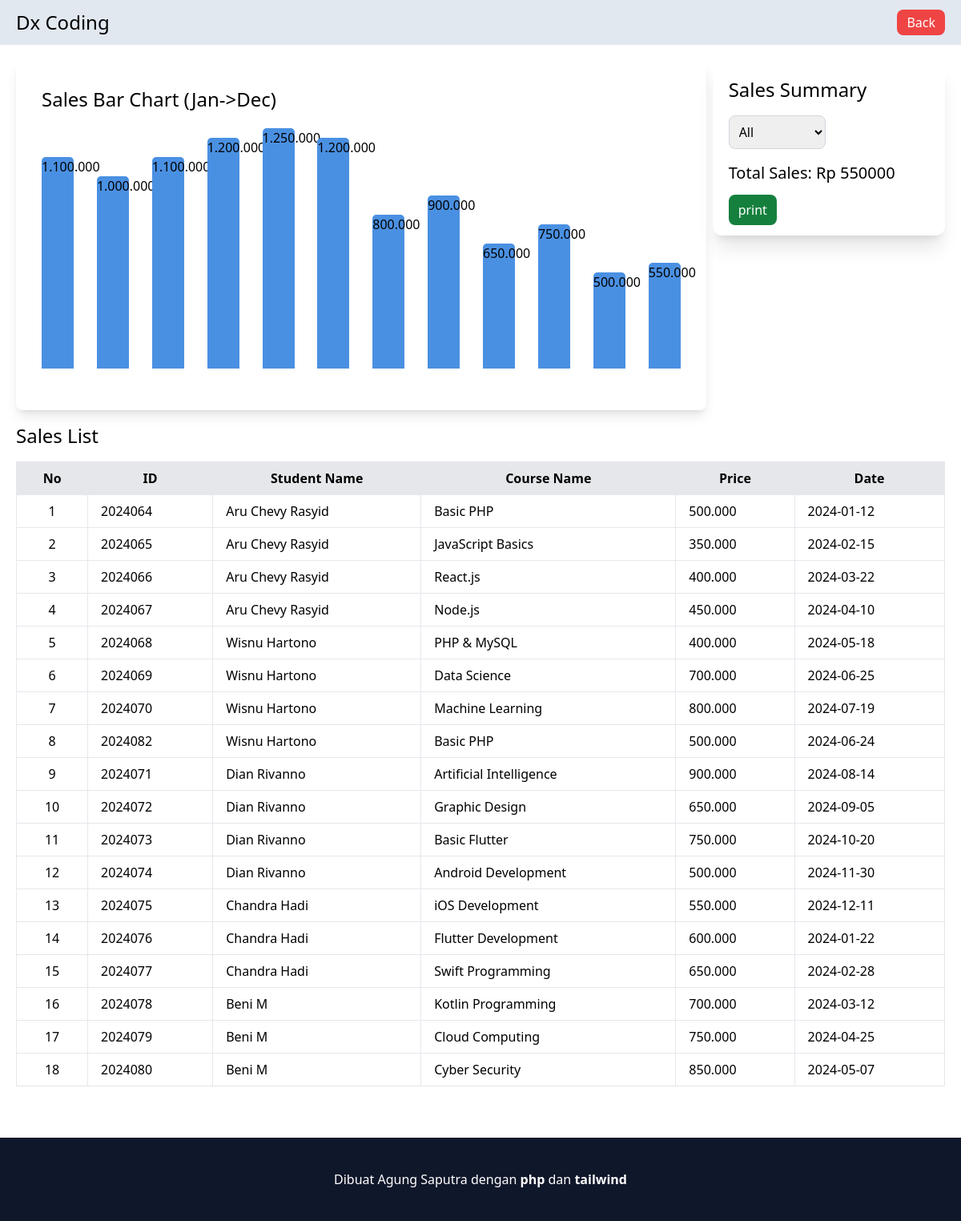
Screenshot of /admin/sm/sale.php with the database file from the repository.
### tables this page shows
CREATE TABLE `sale` (
  `id_sale` int(11) NOT NULL,
  `student_sale` int(11) DEFAULT NULL,
  `course_sale` int(11) DEFAULT NULL,
  `date_sale` date DEFAULT NULL
);

CREATE TABLE `student` (
  `id_student` int(11) NOT NULL,
  `username_student` varchar(50) NOT NULL,
  `password_student` varchar(255) NOT NULL,
  `name_student` varchar(100) NOT NULL,
  `email_student` varchar(100) NOT NULL,
  `phone_student` varchar(15) DEFAULT NULL
);

CREATE TABLE `course` (
  `id_course` int(11) NOT NULL,
  `name_course` varchar(100) NOT NULL,
  `price_course` int(11) NOT NULL,
  `category_course` varchar(50) DEFAULT NULL,
  `date_course` date NOT NULL,
  `instructor_course` int(11) DEFAULT NULL
);

### functions/query.php (called while the page is built, shortened)
<?php
include 'connection.php';
function query($query) {
    global $conn;
    $result = mysqli_query($conn, $query);
    $rows = [];
    while ($row = mysqli_fetch_assoc($result)) {
        $rows[] = $row;
    }
    return $rows;
}
?>

### admin/sm/sale.php (the view, shortened to what this page needs)
<?php
    require '../../functions/query.php';
    $sales = query("
        SELECT
            sale.id_sale,
            student.name_student,
            course.name_course,
            course.price_course,
            sale.date_sale
        FROM
            sale
        JOIN
            student
        ON
            sale.student_sale = student.id_student
        JOIN
            course
        ON
            sale.course_sale = course.id_course
    ");
    function getTotalSalesPerMonth() {
        $monthlySales = [];
        for ($month = 1; $month <= 12; $month++) {
            $query = "SELECT SUM(c.price_course) as total_sales
                    FROM sale s
                    JOIN course c ON s.course_sale = c.id_course
                    WHERE MONTH(s.date_sale) = $month AND YEAR(s.date_sale) = 2024";
            $result = query($query);
            $monthlySales[$month] = $result[0]['total_sales'] ?? 0;
        }
        return $monthlySales;
    }
    $monthlySales = getTotalSalesPerMonth();
    function getTotalSalesPrice($month = null) {
        $query = "SELECT SUM(c.price_course) as total_sales
                FROM sale s
                JOIN course c ON s.course_sale = c.id_course";
        $result = query($query);
        return $result[0]['total_sales'] ?? 0;
    }
$totalSales = getTotalSalesPrice();
?>
<!DOCTYPE html>
<html lang="en">
<head>
    <link rel="stylesheet" href="../../css/output.css">
</head>
<body>
    <nav class="bg-slate-200 flex justify-between items-center px-5">
        <h1 class="text-2xl py-3">Dx Coding</h1>
        <a class="bg-red-500 text-white px-3 py-1 rounded-lg hover:bg-red-400 cursor-pointer" href="../sm.php">Back</a>
    </nav>
    <div class="px-5 mt-5 mb-16">
        <div class="flex gap-2">
            <div class="bg-white p-8 rounded-lg shadow-lg w-full max-w-4xl">
                <h1 class="text-2xl mb-4">Sales Bar Chart (Jan->Dec)</h1>
                <div class="bar-container">
                    <?php
                    $maxSales = max($monthlySales);
                    foreach ($monthlySales as $month => $totalSales) {
                        $barHeight = $maxSales > 0 ? ($totalSales / $maxSales) * 100 : 0;
                        $formattedTotalSales = number_format($totalSales, 0, ',', '.');
                        echo "<div style='height: {$barHeight}%' class='bar'>{$formattedTotalSales}</div>";
                    }
                    ?>
                </div>
            </div>
            <div class=" w-96 h-fit p-5 rounded-xl shadow-xl">
                <h1 class="text-2xl mb-4">Sales Summary</h1>
                <div>
                    <select id="month-select" onchange="updateSalesSummary()" class="mb-4 p-2 border border-gray-300 rounded-lg">
                        <option value="">All</option>
                    </select>
                    <h1 class="text-xl mb-5" id="sales-summary">Total Sales: Rp <?= $totalSales ?></h1>
                    <a href="" class="bg-green-700 rounded-lg px-3 py-2 text-white">print</a>
                </div>
            </div>
        </div>
        <div>
            <h1 class="text-2xl mt-4 mb-4">Sales List</h1>
            <div class="overflow-x-auto">
                <table class="min-w-full bg-white border border-gray-200">
                    <thead class="bg-gray-200">
                        <tr>
                            <th class="px-4 py-2">No</th>
                            <th class="px-4 py-2">ID</th>
                            <th class="px-4 py-2">Student Name</th>
                            <th class="px-4 py-2">Course Name</th>
                            <th class="px-4 py-2">Price</th>
                            <th class="px-4 py-2">Date</th>
                        </tr>
                    </thead>
                    <tbody>
                        <?php $no = 1; ?>
                        <?php foreach ($sales as $sale) : ?>
                            <tr>
                                <td class="border px-4 py-2 text-center"><?= $no++; ?></td>
                                <td class="border px-4 py-2"><?= $sale["id_sale"]; ?></td>
                                <td class="border px-4 py-2"><?= $sale["name_student"]; ?></td>
                                <td class="border px-4 py-2"><?= $sale["name_course"]; ?></td>
                                <?php $pprice = number_format($sale["price_course"], 0, ',', '.')?>
                                <td class="border px-4 py-2"><?= $pprice; ?></td>
                                <td class="border px-4 py-2"><?= $sale["date_sale"]; ?></td>
                            </tr>
                        <?php endforeach ?>
                    </tbody>
                </table>
            </div>
        </div>
    </div>
    <footer class="text-center bg-slate-900 text-white py-10 w-full">
        <h1>Dibuat Agung Saputra dengan <span class="font-bold">php</span> dan <span class="font-bold">tailwind</span></h1>
    </footer>
</body>
</html>

### admin/sm/sale.php (style rules this page uses)
.bar-container { display: flex; align-items: flex-end; justify-content: space-between; height: 300px; margin: 20px 0; }
.bar { width: 40px; background-color: #4A90E2; text-align: center; color: black; font-size: 16px; border-radius: 5px 5px 0 0; }

### rows the page displays
sale: id_sale "2024064", student_sale.name_student "Aru Chevy Rasyid", course_sale.name_course "Basic PHP", course_sale.price_course "500.000", date_sale "2024-01-12"
sale: id_sale "2024065", student_sale.name_student "Aru Chevy Rasyid", course_sale.name_course "JavaScript Basics", course_sale.price_course "350.000", date_sale "2024-02-15"
sale: id_sale "2024066", student_sale.name_student "Aru Chevy Rasyid", course_sale.name_course "React.js", course_sale.price_course "400.000", date_sale "2024-03-22"
sale: id_sale "2024067", student_sale.name_student "Aru Chevy Rasyid", course_sale.name_course "Node.js", course_sale.price_course "450.000", date_sale "2024-04-10"
sale: id_sale "2024068", student_sale.name_student "Wisnu Hartono", course_sale.name_course "PHP & MySQL", course_sale.price_course "400.000", date_sale "2024-05-18"
sale: id_sale "2024069", student_sale.name_student "Wisnu Hartono", course_sale.name_course "Data Science", course_sale.price_course "700.000", date_sale "2024-06-25"
sale: id_sale "2024070", student_sale.name_student "Wisnu Hartono", course_sale.name_course "Machine Learning", course_sale.price_course "800.000", date_sale "2024-07-19"
sale: id_sale "2024082", student_sale.name_student "Wisnu Hartono", course_sale.name_course "Basic PHP", course_sale.price_course "500.000", date_sale "2024-06-24"
sale: id_sale "2024071", student_sale.name_student "Dian Rivanno", course_sale.name_course "Artificial Intelligence", course_sale.price_course "900.000", date_sale "2024-08-14"
sale: id_sale "2024072", student_sale.name_student "Dian Rivanno", course_sale.name_course "Graphic Design", course_sale.price_course "650.000", date_sale "2024-09-05"
sale: id_sale "2024073", student_sale.name_student "Dian Rivanno", course_sale.name_course "Basic Flutter", course_sale.price_course "750.000", date_sale "2024-10-20"
sale: id_sale "2024074", student_sale.name_student "Dian Rivanno", course_sale.name_course "Android Development", course_sale.price_course "500.000", date_sale "2024-11-30"
sale: id_sale "2024075", student_sale.name_student "Chandra Hadi", course_sale.name_course "iOS Development", course_sale.price_course "550.000", date_sale "2024-12-11"
sale: id_sale "2024076", student_sale.name_student "Chandra Hadi", course_sale.name_course "Flutter Development", course_sale.price_course "600.000", date_sale "2024-01-22"
sale: id_sale "2024077", student_sale.name_student "Chandra Hadi", course_sale.name_course "Swift Programming", course_sale.price_course "650.000", date_sale "2024-02-28"
sale: id_sale "2024078", student_sale.name_student "Beni M", course_sale.name_course "Kotlin Programming", course_sale.price_course "700.000", date_sale "2024-03-12"
sale: id_sale "2024079", student_sale.name_student "Beni M", course_sale.name_course "Cloud Computing", course_sale.price_course "750.000", date_sale "2024-04-25"
sale: id_sale "2024080", student_sale.name_student "Beni M", course_sale.name_course "Cyber Security", course_sale.price_course "850.000", date_sale "2024-05-07"

### other values shown
$formattedTotalSales "1.100.000"
$formattedTotalSales "1.000.000"
$formattedTotalSales "1.200.000"
$formattedTotalSales "1.250.000"
$formattedTotalSales "800.000"
$formattedTotalSales "900.000"
$formattedTotalSales "650.000"
$formattedTotalSales "750.000"
$formattedTotalSales "500.000"
$formattedTotalSales "550.000"
$totalSales "550000"
